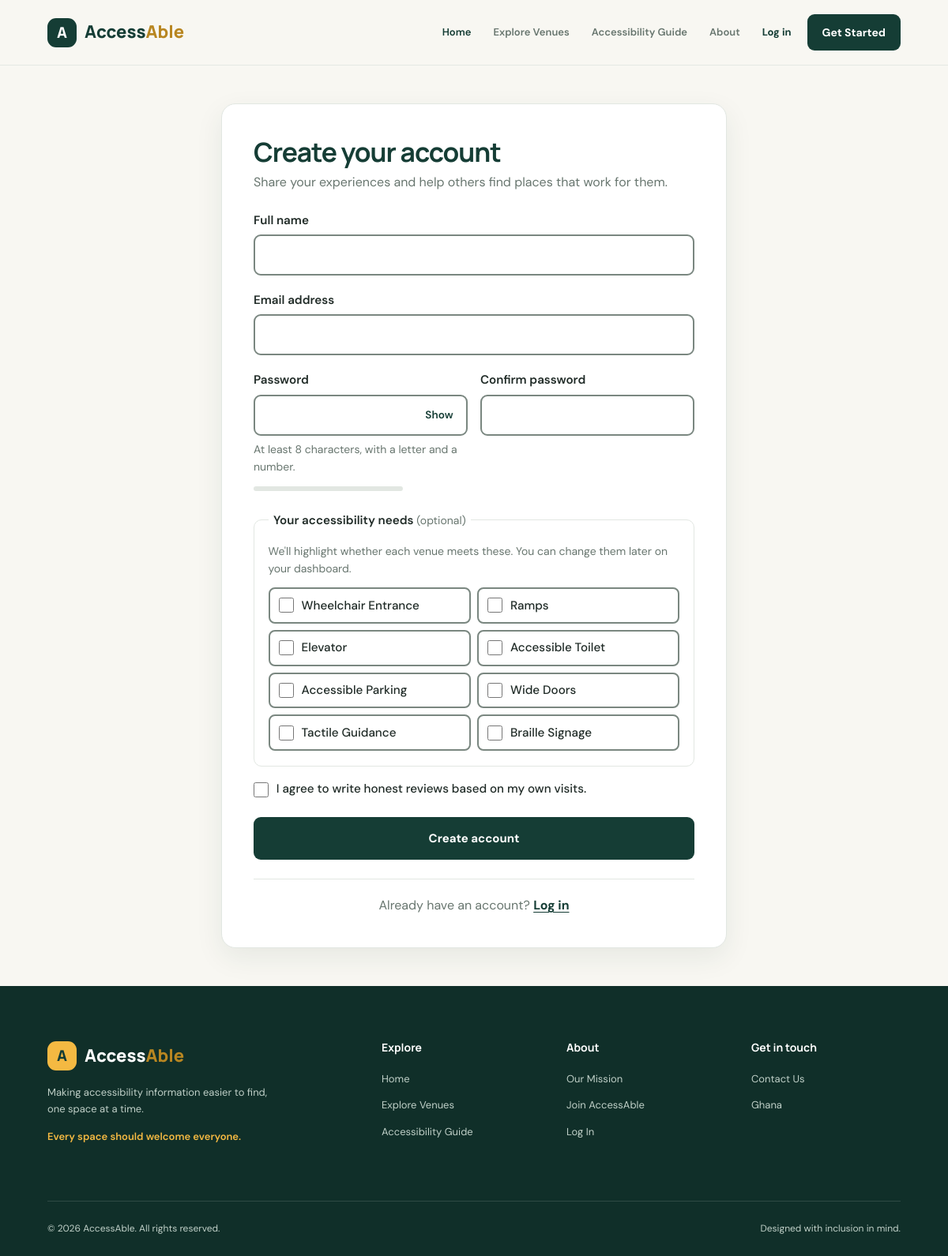
/register.php, run on the app's committed database.
### tables this page shows
CREATE TABLE features (
    id           INT UNSIGNED AUTO_INCREMENT PRIMARY KEY,
    feature_key  VARCHAR(50)  NOT NULL COMMENT 'Key used in code and JS filters, e.g. wheelchairEntrance',
    name         VARCHAR(80)  NOT NULL,
    description  VARCHAR(255) NULL,
    weight       TINYINT UNSIGNED NOT NULL,
    icon         VARCHAR(50)  NULL,
    sort_order   TINYINT UNSIGNED NOT NULL DEFAULT 0,
    UNIQUE KEY uq_features_key (feature_key)
);

### includes/functions.php (called while the page is built, shortened)
<?php
require_once __DIR__ . '/../config/database.php';
function e($value): string
{
    return htmlspecialchars((string) ($value ?? ''), ENT_QUOTES, 'UTF-8');
}
function old(string $key, string $default = ''): string
{
    return isset($_SESSION['old_input'][$key]) ? (string) $_SESSION['old_input'][$key] : $default;
}
function getFormErrors(): array
{
    $errors = $_SESSION['form_errors'] ?? [];
    return $errors;
}
function safeRedirectTarget(?string $target, ?string $fallback = null): string
{
    $fallback = $fallback ?? landingPage();
    $target   = trim((string) $target);
    if ($target === ''
        || preg_match('#^[a-z][a-z0-9+.-]*:#i', $target)
        || strpos($target, '//') !== false
        || strpos($target, '\\') !== false
        || strpos($target, '..') !== false
        || $target[0] === '/') {
        return $fallback;
    }
    return preg_match('#^[A-Za-z0-9_\-/]+\.php([?\#].*)?$#', $target) ? $target : $fallback;
}
function getFeatures(): array
{
    return getDB()->query(
        'SELECT id, feature_key, name, description, weight, icon FROM features ORDER BY sort_order, id'
    )->fetchAll();
}

### config/database.php (called while the page is built, shortened)
<?php
function getDB(): PDO
{
    static $pdo = null;
    if ($pdo instanceof PDO) {
        return $pdo;
    }
    $dsn = 'mysql:host=' . DB_HOST . ';port=' . DB_PORT . ';dbname=' . DB_NAME . ';charset=utf8mb4';
    $options = [
        PDO::ATTR_ERRMODE            => PDO::ERRMODE_EXCEPTION,
        PDO::ATTR_DEFAULT_FETCH_MODE => PDO::FETCH_ASSOC,
        PDO::ATTR_EMULATE_PREPARES   => false,
    ];
    try {
        $pdo = new PDO($dsn, DB_USER, DB_PASS, $options);
    } catch (PDOException $e) {
        error_log('AccessAble DB connection failed: ' . $e->getMessage());
        http_response_code(503);
        if (APP_ENV === 'production') {
            exit('Sorry, AccessAble is temporarily unavailable. Please try again shortly.');
        }
        exit('Database connection failed: ' . htmlspecialchars($e->getMessage(), ENT_QUOTES, 'UTF-8')
            . '<br>Check config/env.php and that MySQL is running and database/accessable.sql has been imported.');
    }
    return $pdo;
}

### register.php (the view, shortened to what this page needs)
<?php
require_once __DIR__ . '/includes/functions.php';
$redirectTo = safeRedirectTarget($_GET['redirect'] ?? '', '');
$errors     = getFormErrors();
$features   = getFeatures();
$oldNeeds   = $_SESSION['old_input']['needs'] ?? [];
function fieldError(array $errors, string $field): array
{
    if (!isset($errors[$field])) {
        return ['', ''];
    }
    return [
        ' aria-invalid="true" aria-describedby="' . $field . '-error"',
        '<p class="field-error" id="' . $field . '-error">' . e($errors[$field]) . '</p>',
    ];
}
include __DIR__ . '/includes/header.php';
include __DIR__ . '/includes/navigation.php';
?>
<main id="main-content" class="auth-page">
    <section class="auth-card auth-card-wide" aria-labelledby="register-heading">
        <div class="auth-header">
            <h1 id="register-heading">Create your account</h1>
            <p class="auth-subtitle">Share your experiences and help others find places that work for them.</p>
        </div>
        <form action="actions/register-process.php" method="post" class="auth-form" id="register-form" novalidate>
            <?php [$aria, $msg] = fieldError($errors, 'full_name'); ?>
            <div class="form-group<?= $msg ? ' has-error' : '' ?>">
                <label for="full_name">Full name</label>
                <input type="text" id="full_name" name="full_name" value="<?= e(old('full_name')) ?>"
                       autocomplete="name" required minlength="2" maxlength="100"<?= $aria ?>>
            </div>
            <?php [$aria, $msg] = fieldError($errors, 'email'); ?>
            <div class="form-group<?= $msg ? ' has-error' : '' ?>">
                <label for="email">Email address</label>
                <input type="email" id="email" name="email" value="<?= e(old('email')) ?>"
                       autocomplete="email" required maxlength="190"<?= $aria ?>>
            </div>
            <div class="form-row">
                <?php [$aria, $msg] = fieldError($errors, 'password'); ?>
                <div class="form-group<?= $msg ? ' has-error' : '' ?>">
                    <label for="password">Password</label>
                    <div class="password-wrapper">
                        <input type="password" id="password" name="password" autocomplete="new-password"
                               required minlength="8" maxlength="72"
                               aria-describedby="password-hint<?= $msg ? ' password-error' : '' ?>"<?= $msg ? ' aria-invalid="true"' : '' ?>>
                        <button type="button" class="toggle-password" aria-controls="password" aria-pressed="false">Show</button>
                    </div>
                    <p class="field-hint" id="password-hint">At least 8 characters, with a letter and a number.</p>
                    <div class="password-strength" aria-live="polite">
                        <span class="strength-bar"><span class="strength-fill"></span></span>
                    </div>
                </div>
                <?php [$aria, $msg] = fieldError($errors, 'confirm_password'); ?>
                <div class="form-group<?= $msg ? ' has-error' : '' ?>">
                    <label for="confirm_password">Confirm password</label>
                    <input type="password" id="confirm_password" name="confirm_password"
                           autocomplete="new-password" required maxlength="72"<?= $aria ?>>
                </div>
            </div>
            <fieldset class="needs-fieldset">
                <legend>Your accessibility needs <span class="optional">(optional)</span></legend>
                <p class="field-hint">We'll highlight whether each venue meets these. You can change them later on your dashboard.</p>
                <div class="needs-grid">
                    <?php foreach ($features as $feature): ?>
                        <label class="need-option">
                            <input type="checkbox" name="needs[]" value="<?= e($feature['feature_key']) ?>"
                                <?= in_array($feature['feature_key'], $oldNeeds, true) ? 'checked' : '' ?>>
                            <span><?= e($feature['name']) ?></span>
                        </label>
                    <?php endforeach; ?>
                </div>
            </fieldset>
            <?php [$aria, $msg] = fieldError($errors, 'terms'); ?>
            <div class="form-group form-check<?= $msg ? ' has-error' : '' ?>">
                <label class="check-label">
                    <input type="checkbox" id="terms" name="terms" value="1" required
                        <?= old('terms') === '1' ? 'checked' : '' ?><?= $aria ?>>
                    <span>I agree to write honest reviews based on my own visits.</span>
                </label>
            </div>
            <button type="submit" class="btn btn-primary btn-block">Create account</button>
        </form>
        <p class="auth-switch">
            Already have an account? <a href="login.php<?= $redirectTo ? '?redirect=' . urlencode($redirectTo) : '' ?>">Log in</a>
        </p>
    </section>
</main>
<?php
include __DIR__ . '/includes/footer.php';

### css/style.css (style rules this page uses)
:root { --primary: #153D35; --primary-light: #24594D; --sage: #E8F0E9; --gold: #F4B942; --background: #F8F7F2; --white: #FFFFFF; --text: #202B27; --muted: #68766F; --border: #E2E7E2; --font-main: 'DM Sans', sans-serif; --font-heading: 'Manrope', sans-serif; --container-width: 1180px; --radius: 18px; --shadow: 0 12px 35px rgba(21, 61, 53, 0.08); }
* { margin: 0; padding: 0; box-sizing: border-box; }
html { scroll-behavior: smooth; scroll-padding-top: 100px; }
body { font-family: var(--font-main); color: var(--text); background: var(--background); line-height: 1.6; overflow-x: hidden; }
a { color: inherit; text-decoration: none; }
button, input, select { font: inherit; }
button { cursor: pointer; }
h1, h2, h3, h4 { font-family: var(--font-heading); line-height: 1.2; color: var(--primary); }
p { color: var(--muted); }
.btn { display: inline-flex; align-items: center; justify-content: center; gap: 12px; padding: 14px 24px; border-radius: 9px; font-size: 14px; font-weight: 700; border: 1px solid transparent; transition: all 0.25s ease; }
.btn-primary { background: var(--primary); color: var(--white); }

### data on the page
features: name "Wheelchair Entrance"
features: name "Ramps"
features: name "Elevator"
features: name "Accessible Toilet"
features: name "Accessible Parking"
features: name "Wide Doors"
features: name "Tactile Guidance"
features: name "Braille Signage"
